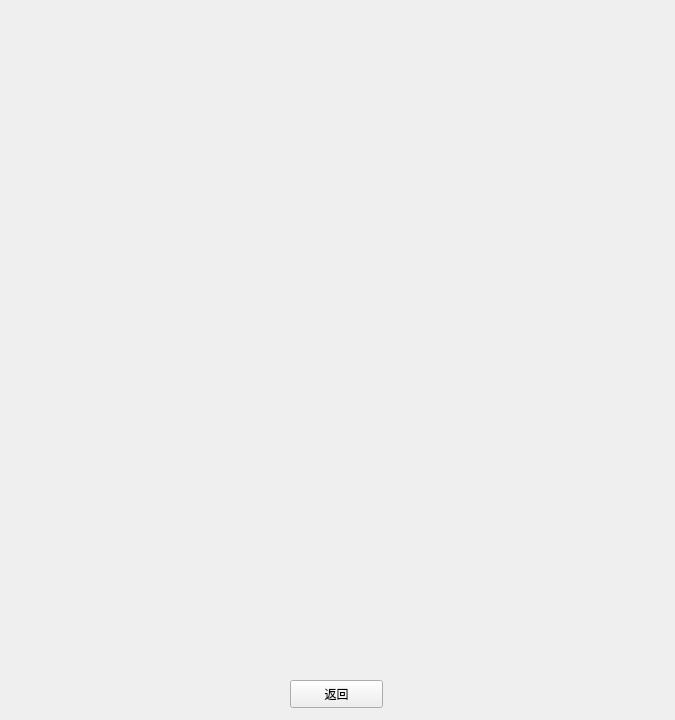
<?xml version="1.0" encoding="UTF-8"?>
<ui version="4.0">
 <class>picForm</class>
 <widget class="QWidget" name="picForm">
  <property name="geometry">
   <rect>
    <x>0</x>
    <y>0</y>
    <width>675</width>
    <height>720</height>
   </rect>
  </property>
  <property name="windowTitle">
   <string>图像</string>
  </property>
  <widget class="QLabel" name="picLabel">
   <property name="geometry">
    <rect>
     <x>40</x>
     <y>30</y>
     <width>571</width>
     <height>621</height>
    </rect>
   </property>
   <property name="text">
    <string/>
   </property>
  </widget>
  <widget class="QPushButton" name="pushButton">
   <property name="geometry">
    <rect>
     <x>290</x>
     <y>680</y>
     <width>93</width>
     <height>28</height>
    </rect>
   </property>
   <property name="text">
    <string>返回</string>
   </property>
  </widget>
 </widget>
 <resources/>
 <connections/>
</ui>
